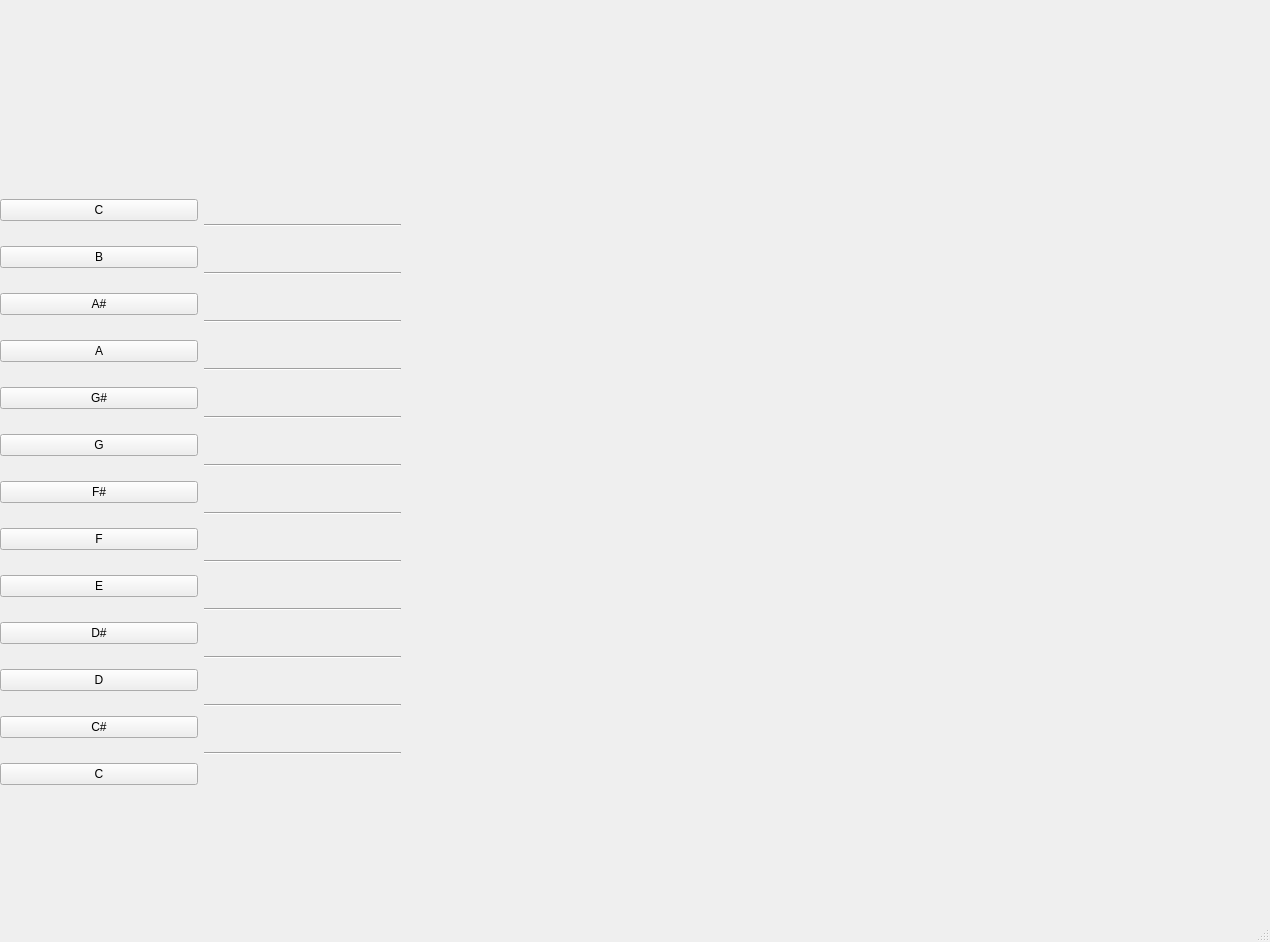
<?xml version="1.0" encoding="UTF-8"?>
<ui version="4.0">
 <class>MainWindow</class>
 <widget class="QMainWindow" name="MainWindow">
  <property name="geometry">
   <rect>
    <x>0</x>
    <y>0</y>
    <width>1270</width>
    <height>942</height>
   </rect>
  </property>
  <property name="windowTitle">
   <string>MainWindow</string>
  </property>
  <widget class="QWidget" name="centralwidget">
   <widget class="QWidget" name="horizontalLayoutWidget">
    <property name="geometry">
     <rect>
      <x>0</x>
      <y>180</y>
      <width>401</width>
      <height>626</height>
     </rect>
    </property>
    <layout class="QHBoxLayout" name="horizontalLayout">
     <item>
      <layout class="QVBoxLayout" name="verticalLayout">
       <item>
        <widget class="QPushButton" name="HighC_Button">
         <property name="text">
          <string>C</string>
         </property>
        </widget>
       </item>
       <item>
        <widget class="QPushButton" name="B_Button">
         <property name="text">
          <string>B</string>
         </property>
        </widget>
       </item>
       <item>
        <widget class="QPushButton" name="ASharp_Button">
         <property name="text">
          <string>A#</string>
         </property>
        </widget>
       </item>
       <item>
        <widget class="QPushButton" name="A_Button">
         <property name="text">
          <string>A</string>
         </property>
        </widget>
       </item>
       <item>
        <widget class="QPushButton" name="GSharp_Button">
         <property name="text">
          <string>G#</string>
         </property>
        </widget>
       </item>
       <item>
        <widget class="QPushButton" name="G_Button">
         <property name="text">
          <string>G</string>
         </property>
        </widget>
       </item>
       <item>
        <widget class="QPushButton" name="FSharp_Button">
         <property name="text">
          <string>F#</string>
         </property>
        </widget>
       </item>
       <item>
        <widget class="QPushButton" name="F_Button">
         <property name="text">
          <string>F</string>
         </property>
        </widget>
       </item>
       <item>
        <widget class="QPushButton" name="E_Button">
         <property name="text">
          <string>E</string>
         </property>
        </widget>
       </item>
       <item>
        <widget class="QPushButton" name="DSharp_Button">
         <property name="text">
          <string>D#</string>
         </property>
        </widget>
       </item>
       <item>
        <widget class="QPushButton" name="D_Button">
         <property name="text">
          <string>D</string>
         </property>
        </widget>
       </item>
       <item>
        <widget class="QPushButton" name="CSharp_Button">
         <property name="text">
          <string>C#</string>
         </property>
        </widget>
       </item>
       <item>
        <widget class="QPushButton" name="LowC_Button">
         <property name="text">
          <string>C</string>
         </property>
        </widget>
       </item>
      </layout>
     </item>
     <item>
      <layout class="QVBoxLayout" name="verticalLayout_2">
       <property name="spacing">
        <number>1</number>
       </property>
       <item>
        <widget class="Line" name="line">
         <property name="orientation">
          <enum>Qt::Horizontal</enum>
         </property>
        </widget>
       </item>
       <item>
        <widget class="Line" name="line_3">
         <property name="orientation">
          <enum>Qt::Horizontal</enum>
         </property>
        </widget>
       </item>
       <item>
        <widget class="Line" name="line_4">
         <property name="orientation">
          <enum>Qt::Horizontal</enum>
         </property>
        </widget>
       </item>
       <item>
        <widget class="Line" name="line_5">
         <property name="orientation">
          <enum>Qt::Horizontal</enum>
         </property>
        </widget>
       </item>
       <item>
        <widget class="Line" name="line_6">
         <property name="orientation">
          <enum>Qt::Horizontal</enum>
         </property>
        </widget>
       </item>
       <item>
        <widget class="Line" name="line_7">
         <property name="orientation">
          <enum>Qt::Horizontal</enum>
         </property>
        </widget>
       </item>
       <item>
        <widget class="Line" name="line_8">
         <property name="orientation">
          <enum>Qt::Horizontal</enum>
         </property>
        </widget>
       </item>
       <item>
        <widget class="Line" name="line_9">
         <property name="orientation">
          <enum>Qt::Horizontal</enum>
         </property>
        </widget>
       </item>
       <item>
        <widget class="Line" name="line_10">
         <property name="orientation">
          <enum>Qt::Horizontal</enum>
         </property>
        </widget>
       </item>
       <item>
        <widget class="Line" name="line_11">
         <property name="orientation">
          <enum>Qt::Horizontal</enum>
         </property>
        </widget>
       </item>
       <item>
        <widget class="Line" name="line_12">
         <property name="orientation">
          <enum>Qt::Horizontal</enum>
         </property>
        </widget>
       </item>
       <item>
        <widget class="Line" name="line_13">
         <property name="orientation">
          <enum>Qt::Horizontal</enum>
         </property>
        </widget>
       </item>
      </layout>
     </item>
    </layout>
   </widget>
  </widget>
  <widget class="QStatusBar" name="statusbar"/>
 </widget>
 <resources/>
 <connections/>
</ui>
